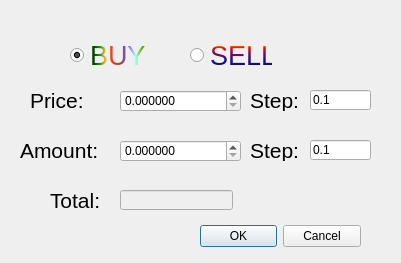
<?xml version="1.0" encoding="UTF-8"?>
<ui version="4.0">
 <class>orderDialog</class>
 <widget class="QDialog" name="orderDialog">
  <property name="geometry">
   <rect>
    <x>0</x>
    <y>0</y>
    <width>401</width>
    <height>263</height>
   </rect>
  </property>
  <property name="windowTitle">
   <string>Order</string>
  </property>
  <widget class="QDialogButtonBox" name="buttonBox">
   <property name="geometry">
    <rect>
     <x>200</x>
     <y>220</y>
     <width>161</width>
     <height>32</height>
    </rect>
   </property>
   <property name="orientation">
    <enum>Qt::Horizontal</enum>
   </property>
   <property name="standardButtons">
    <set>QDialogButtonBox::Cancel|QDialogButtonBox::Ok</set>
   </property>
  </widget>
  <widget class="QLabel" name="label">
   <property name="geometry">
    <rect>
     <x>30</x>
     <y>90</y>
     <width>61</width>
     <height>21</height>
    </rect>
   </property>
   <property name="font">
    <font>
     <pointsize>16</pointsize>
    </font>
   </property>
   <property name="text">
    <string>Price:</string>
   </property>
  </widget>
  <widget class="QLabel" name="label_2">
   <property name="geometry">
    <rect>
     <x>20</x>
     <y>140</y>
     <width>91</width>
     <height>21</height>
    </rect>
   </property>
   <property name="font">
    <font>
     <pointsize>16</pointsize>
    </font>
   </property>
   <property name="text">
    <string>Amount:</string>
   </property>
  </widget>
  <widget class="QLabel" name="label_3">
   <property name="geometry">
    <rect>
     <x>50</x>
     <y>190</y>
     <width>51</width>
     <height>21</height>
    </rect>
   </property>
   <property name="font">
    <font>
     <pointsize>16</pointsize>
    </font>
   </property>
   <property name="text">
    <string>Total:</string>
   </property>
  </widget>
  <widget class="QLineEdit" name="total_show">
   <property name="enabled">
    <bool>false</bool>
   </property>
   <property name="geometry">
    <rect>
     <x>120</x>
     <y>190</y>
     <width>113</width>
     <height>20</height>
    </rect>
   </property>
   <property name="inputMethodHints">
    <set>Qt::ImhDigitsOnly</set>
   </property>
   <property name="readOnly">
    <bool>true</bool>
   </property>
  </widget>
  <widget class="QLineEdit" name="price_step_in">
   <property name="geometry">
    <rect>
     <x>310</x>
     <y>90</y>
     <width>61</width>
     <height>20</height>
    </rect>
   </property>
   <property name="inputMethodHints">
    <set>Qt::ImhDigitsOnly</set>
   </property>
   <property name="text">
    <string>0.1</string>
   </property>
   <property name="cursorPosition">
    <number>3</number>
   </property>
  </widget>
  <widget class="QLineEdit" name="amount_step_in">
   <property name="geometry">
    <rect>
     <x>310</x>
     <y>140</y>
     <width>61</width>
     <height>20</height>
    </rect>
   </property>
   <property name="inputMethodHints">
    <set>Qt::ImhDigitsOnly</set>
   </property>
   <property name="text">
    <string>0.1</string>
   </property>
  </widget>
  <widget class="QLabel" name="label_4">
   <property name="geometry">
    <rect>
     <x>250</x>
     <y>90</y>
     <width>51</width>
     <height>21</height>
    </rect>
   </property>
   <property name="font">
    <font>
     <pointsize>16</pointsize>
    </font>
   </property>
   <property name="text">
    <string>Step:</string>
   </property>
  </widget>
  <widget class="QLabel" name="label_5">
   <property name="geometry">
    <rect>
     <x>250</x>
     <y>140</y>
     <width>51</width>
     <height>21</height>
    </rect>
   </property>
   <property name="font">
    <font>
     <pointsize>16</pointsize>
    </font>
   </property>
   <property name="text">
    <string>Step:</string>
   </property>
  </widget>
  <widget class="QDoubleSpinBox" name="price_spinner">
   <property name="geometry">
    <rect>
     <x>120</x>
     <y>90</y>
     <width>121</width>
     <height>22</height>
    </rect>
   </property>
   <property name="decimals">
    <number>6</number>
   </property>
   <property name="maximum">
    <double>999999999.000000000000000</double>
   </property>
   <property name="singleStep">
    <double>0.100000000000000</double>
   </property>
  </widget>
  <widget class="QDoubleSpinBox" name="amount_spinner">
   <property name="geometry">
    <rect>
     <x>120</x>
     <y>140</y>
     <width>121</width>
     <height>22</height>
    </rect>
   </property>
   <property name="decimals">
    <number>6</number>
   </property>
   <property name="maximum">
    <double>1000000000.000000000000000</double>
   </property>
   <property name="singleStep">
    <double>0.100000000000000</double>
   </property>
  </widget>
  <widget class="QRadioButton" name="buyRadio">
   <property name="geometry">
    <rect>
     <x>70</x>
     <y>40</y>
     <width>91</width>
     <height>31</height>
    </rect>
   </property>
   <property name="font">
    <font>
     <pointsize>20</pointsize>
    </font>
   </property>
   <property name="styleSheet">
    <string notr="true">color: qlineargradient(spread:pad, x1:0, y1:0, x2:1, y2:0, stop:0 rgba(9, 41, 4, 255), stop:0.085 rgba(2, 79, 0, 255), stop:0.19 rgba(50, 147, 22, 255), stop:0.275 rgba(236, 191, 49, 255), stop:0.39 rgba(243, 61, 34, 255), stop:0.555 rgba(135, 81, 60, 255), stop:0.667 rgba(121, 75, 255, 255), stop:0.825 rgba(164, 255, 244, 255), stop:0.885 rgba(104, 222, 71, 255), stop:1 rgba(93, 128, 0, 255));</string>
   </property>
   <property name="text">
    <string>BUY</string>
   </property>
   <property name="checked">
    <bool>true</bool>
   </property>
  </widget>
  <widget class="QRadioButton" name="sellRadio">
   <property name="geometry">
    <rect>
     <x>190</x>
     <y>40</y>
     <width>82</width>
     <height>31</height>
    </rect>
   </property>
   <property name="font">
    <font>
     <pointsize>20</pointsize>
    </font>
   </property>
   <property name="styleSheet">
    <string notr="true">color: qlineargradient(spread:pad, x1:0, y1:1, x2:0, y2:0, stop:0 rgba(0, 0, 0, 255), stop:0.05 rgba(14, 8, 73, 255), stop:0.36 rgba(28, 17, 145, 255), stop:0.6 rgba(126, 14, 81, 255), stop:0.75 rgba(234, 11, 11, 255), stop:0.79 rgba(244, 70, 5, 255), stop:0.86 rgba(255, 136, 0, 255), stop:0.935 rgba(239, 236, 55, 255));</string>
   </property>
   <property name="text">
    <string>SELL</string>
   </property>
   <property name="checked">
    <bool>false</bool>
   </property>
  </widget>
  <widget class="QLabel" name="call_back_prompt">
   <property name="geometry">
    <rect>
     <x>50</x>
     <y>10</y>
     <width>311</width>
     <height>31</height>
    </rect>
   </property>
   <property name="styleSheet">
    <string notr="true">color: rgb(255, 0, 0);</string>
   </property>
   <property name="text">
    <string/>
   </property>
  </widget>
 </widget>
 <resources/>
 <connections>
  <connection>
   <sender>buttonBox</sender>
   <signal>accepted()</signal>
   <receiver>orderDialog</receiver>
   <slot>accept()</slot>
   <hints>
    <hint type="sourcelabel">
     <x>248</x>
     <y>254</y>
    </hint>
    <hint type="destinationlabel">
     <x>157</x>
     <y>274</y>
    </hint>
   </hints>
  </connection>
  <connection>
   <sender>buttonBox</sender>
   <signal>rejected()</signal>
   <receiver>orderDialog</receiver>
   <slot>reject()</slot>
   <hints>
    <hint type="sourcelabel">
     <x>316</x>
     <y>260</y>
    </hint>
    <hint type="destinationlabel">
     <x>286</x>
     <y>274</y>
    </hint>
   </hints>
  </connection>
 </connections>
</ui>
